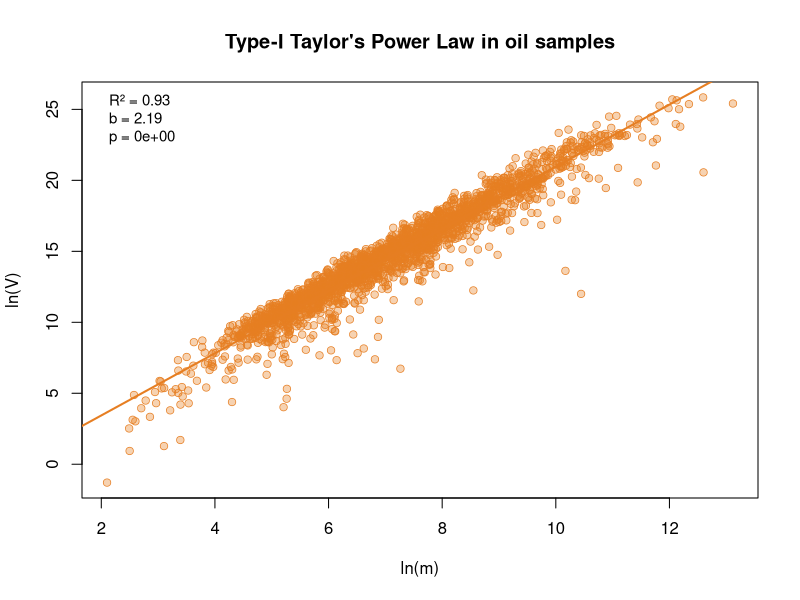

The R source for this figure:
library(dplyr)

otus <- read.csv("MAG_covem_oil.csv", row.names = 1)

num_samples <- nrow(otus)
cat(paste("Total number of samples:", num_samples, "\n"))

calculate_typeI_ple <- function(sample_data) {
  m_values <- numeric(nrow(sample_data))
  V_values <- numeric(nrow(sample_data))
  
  for (i in 1:nrow(sample_data)) {
    row_data <- sample_data[i, ]
    non_zero_values <- row_data[row_data > 0]
    
    if (length(non_zero_values) >= 2) {
      m_values[i] <- mean(non_zero_values)
      V_values[i] <- var(non_zero_values)
    } else {
      m_values[i] <- NA
      V_values[i] <- NA
    }
  }
  
  valid_mask <- !is.na(m_values) & !is.na(V_values) & m_values > 0
  m_valid <- m_values[valid_mask]
  V_valid <- V_values[valid_mask]
  
  ln_m <- log(m_valid)
  ln_V <- log(V_valid)
  
  if (length(ln_m) < 2) {
    return(list(
      b = NA,
      ln_a = NA,
      R = NA,
      R_squared = NA,
      p_value = NA,
      lm_fit = NA,
      m_values = m_values,
      V_values = V_values
    ))
  }
  
  lm_fit <- lm(ln_V ~ ln_m)
  b <- coef(lm_fit)[2]
  ln_a <- coef(lm_fit)[1]
  r_squared <- summary(lm_fit)$r.squared
  r <- sqrt(r_squared)
  p_value <- summary(lm_fit)$coefficients[2, 4]
  
  return(list(
    b = b,
    ln_a = ln_a,
    R = r,
    R_squared = r_squared,
    p_value = p_value,
    lm_fit = lm_fit,
    m_values = m_values,
    V_values = V_values
  ))
}

overall_results <- calculate_typeI_ple(otus)
overall_results$N <- num_samples

cat("PLE results for oil samples:\n")
cat(paste("  Number of samples =", overall_results$N, "\n"))
cat(paste("  b =", round(overall_results$b, 4), "\n"))
cat(paste("  ln(a) =", round(overall_results$ln_a, 4), "\n"))
cat(paste("  R =", round(overall_results$R, 4), "\n"))
cat(paste("  R-squared =", round(overall_results$R_squared, 4), "\n"))
cat(paste("  p-value =", format(overall_results$p_value, scientific = TRUE, digits = 5), "\n\n"))

sample_mv <- data.frame(
  SampleID = rownames(otus),
  m = overall_results$m_values,
  V = overall_results$V_values
)
write.csv(sample_mv, "mv_values_oil.csv", row.names = FALSE)

final_results <- data.frame(
  Group = "Oil",
  N = overall_results$N,
  b = overall_results$b,
  ln_a = overall_results$ln_a,
  R = overall_results$R,
  R_squared = overall_results$R_squared,
  p_value = overall_results$p_value
)
write.csv(final_results, "results_oil.csv", row.names = FALSE)

out_file <- "PLE_oil.pdf"

if (!is.na(overall_results$b) && !is.null(overall_results$lm_fit)) {
  tryCatch({
    pdf(out_file, width = 6, height = 5)
    
    valid_data <- sample_mv[complete.cases(sample_mv), ]
    
    plot(
      log(valid_data$m),
      log(valid_data$V),
      main = "Type-I Taylor's Power Law in oil samples",
      xlab = "ln(m)",
      ylab = "ln(V)",
      pch = 21,
      col = "#e67e22",
      bg = adjustcolor("#e67e22", alpha.f = 0.35),
      cex = 1,
      lwd = 0.7
    )
    
    abline(overall_results$lm_fit, col = "#e67e22", lwd = 2)
    
    legend(
      "topleft",
      legend = c(
        paste("R² =", round(overall_results$R_squared, 2)),
        paste("b =", round(overall_results$b, 3)),
        paste("p =", format(overall_results$p_value, scientific = TRUE, digits = 2))
      ),
      bty = "n",
      cex = 0.9
    )
    
    dev.off()
    cat("Plot saved to:", out_file, "\n")
    
  }, error = function(e) {
    cat("Plotting error:", e$message, "\n")
    if (dev.cur() != 1) dev.off()
  })
} else {
  cat("Insufficient data for plotting\n")
}
